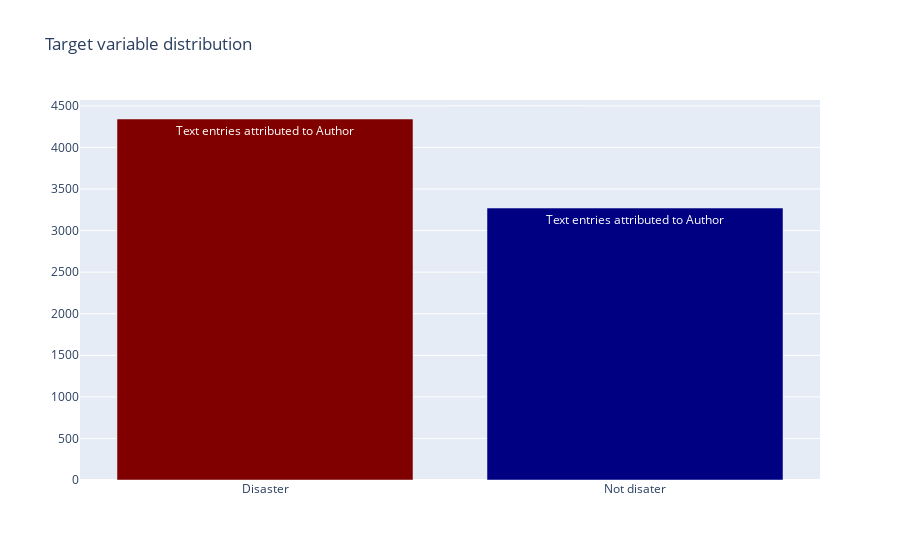

Notebook code cell kept with this figure:
### Code cell
import plotly.graph_objs as go
import plotly.offline as py

z = {0:'Not disater', 1:'Disaster'}
data = [go.Bar(
            x = tweets.target.map(z).unique(),
            y = tweets.target.value_counts().values,
            marker= dict(colorscale='Jet',
                         color = tweets.target.value_counts().values
                        ),
            text='Text entries attributed to Author'
    )]

layout = go.Layout(
    title='Target variable distribution'
)

fig = go.Figure(data=data, layout=layout)

py.iplot(fig, filename='basic-bar')

### Figure 1 — Plotly figure (JSON) as saved in the notebook; plotly's stock layout.template omitted (floating-point values rounded to 4 significant figures)
{"data": [{"marker": {"color": [4342, 3271], "colorscale": [[0, "rgb(0,0,131)"], [0.2, "rgb(0,60,170)"], [0.4, "rgb(5,255,255)"], [0.6, "rgb(255,255,0)"], [0.8, "rgb(250,0,0)"], [1, "rgb(128,0,0)"]]}, "text": "Text entries attributed to Author", "type": "bar", "x": ["Disaster", "Not disater"], "y": [4342, 3271]}], "layout": {"title": {"text": "Target variable distribution"}}}
